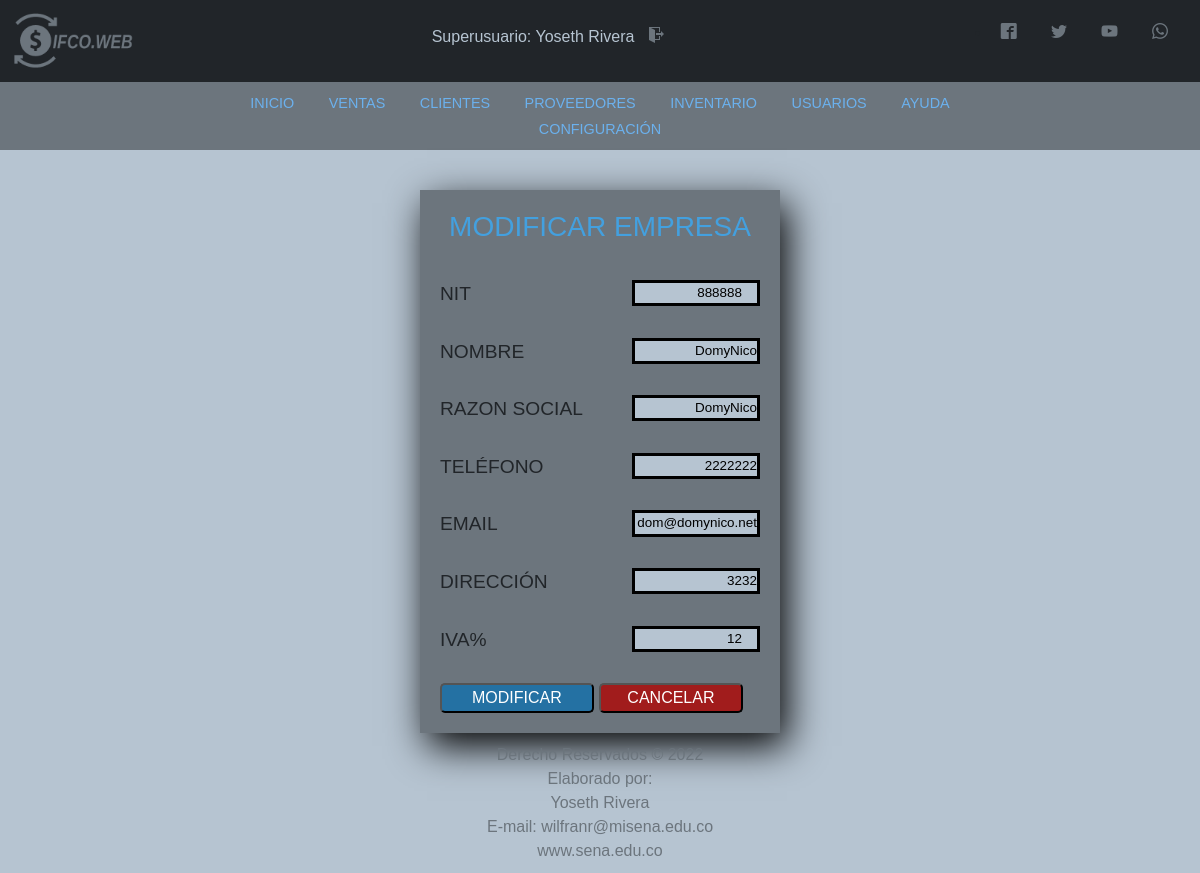
The page /Vista/html/modify_config.php?usr=2 (signed in) on the database its author committed.
### tables this page shows
CREATE TABLE `usuario` (
  `codUsuario` int(11) NOT NULL,
  `id` varchar(20) DEFAULT NULL,
  `tipoId` varchar(11) DEFAULT NULL,
  `nombre` varchar(50) DEFAULT NULL,
  `direccion` text NOT NULL,
  `telefono` varchar(20) NOT NULL,
  `correo` varchar(100) DEFAULT NULL,
  `usuario` varchar(15) DEFAULT NULL,
  `clave` varchar(100) DEFAULT NULL,
  `rol` varchar(20) DEFAULT NULL
);

CREATE TABLE `configuracion` (
  `id` int(3) NOT NULL,
  `nit` int(11) NOT NULL,
  `nombre` varchar(250) NOT NULL,
  `razon_social` varchar(250) NOT NULL,
  `telefono` varchar(50) NOT NULL,
  `email` varchar(50) NOT NULL,
  `direccion` varchar(250) NOT NULL,
  `iva` int(11) NOT NULL
);

### Vista/html/modify_config.php (the view, shortened to what this page needs)
<?php
    include '../../includes/header.php';
    include '../../includes/nav.php';
    include '../../includes/script.php';
    $consult = Consult_user($_GET['usr']);
    function Consult_user($id){
    include '../../includes/conexion.php';
    $sentence = "SELECT * FROM configuracion WHERE id = '".$id."'";
    $result = $conexion->query($sentence) or die ("Error al consultar: ".mysqli_error($conexion));
    $rows = $result->fetch_assoc();
    return[
        $rows['id'],
        $rows['nit'],
        $rows['nombre'],
        $rows['razon_social'],
        $rows['telefono'],
        $rows['email'],
        $rows['direccion'],
        $rows['iva'],
    ];
}
?>
<!DOCTYPE html>
<html lang="es">
<head>
    <link rel="stylesheet" href="../Vista/css/estilos.css">
    <link rel="stylesheet" href="../font.css">
</head>
<body>
    <div class="agregar-usuario" id="modificar-usuario">
        <form action="../../Controlador/edit_empresa.php" class="inventario" method="POST">
            <h3>MODIFICAR EMPRESA</h3><br>
            <label for="consulta-codigo">NIT</label>
            <input class="control-usuario" name="nit" value="<?php echo $consult[1]?>" type="number" required><br><br>
            <label for="consulta-codigo">NOMBRE</label>
            <input class="control-usuario" name="name" value="<?php echo $consult[2]?>" type="text" required ><br><br>
            <label for="consulta-codigo">RAZON SOCIAL</label>
            <input class="control-usuario" name="razon_social" value="<?php echo $consult[2]?>" type="text" required ><br><br>
            <label for="consulta-palabra">TELÉFONO</label>
            <input class="control-usuario" name="tel" value="<?php echo $consult[4]?>" type="text" ><br><br>
            <label for="consulta-palabra">EMAIL</label>
            <input class="control-usuario" name="email" value="<?php echo $consult[5]?>" type="email" ><br><br>
            <label for="consulta-palabra">DIRECCIÓN</label>
            <input class="control-usuario" name="dir" value="<?php echo $consult[6]?>" type="text" ><br><br>
            <label for="consulta-palabra">IVA%</label>
            <input class="control-usuario" name="iva" value="<?php echo $consult[7]?>" type="number" ><br><br>
            <input class="boton-consultar" type="submit" value="MODIFICAR">
            <a href="configuracion.php"><input class="boton-cancelar" type="button" value="CANCELAR"></a>
         </form>
    </div>
</body>
<?php include '../../includes/footer.php';?>
</html>

### includes/header.php (shortened to what this page needs)
<?php
include 'conexion.php';
$id = $_SESSION['id'];
$sentence = "SELECT nombre, rol, codUsuario FROM usuario WHERE id = '" . $id . "' ";
$result = $conexion->query($sentence);
$row = $result->fetch_assoc();
?>
<!DOCTYPE html>
<html lang="es">
<head>
    <link rel="stylesheet" href="../css/estilos.css">
    <link rel="stylesheet" href="../../font.css">
</head>
<body>
    <nav class="navbar navbar-dark bg-dark">
        <div class="container-fluid">
            <a class="navbar-brand" href="panel_principal.php"><img src="../img/LOGO_gris.png" alt="logo" width="130px"></a>
            <h4 id="user">
                <?php
                echo utf8_decode($row['rol']);
                echo ": ";
                echo utf8_decode($row['nombre']);
                ?>
                <a href="../../Controlador/exit.php" class="icon-salir icon-exit"></a>
            </h4>
            <div class="redes">
                <ul>
                    <li>
                        <a href="https://es-es.facebook.com/" class="icon icon-facebook2" target="blank"></a>
                        <a href="https://twitter.com/" class="icon icon-twitter" target="blank"></a>
                        <a href="https://www.youtube.com/" class="icon icon-youtube" target="blank"></a>
                        <a href="https://www.whatsapp.com" class="icon icon-whatsapp" target="blank"></a>
                    </li>
                </ul>
            </div>
        </div>
    </nav>
</body>
</html>

### Vista/css/estilos.css (style rules this page uses)
* { margin: 0; padding: 0; }
body { background-color: #b6c4d1 !important; font-family: Zona Pro, Sans-Serif; }
#user { color: #b6c4d1; font-size: medium; }
.icon { color: #6c757d; text-decoration: none; padding: 10px; margin-right: 10px; }
.icon-salir { color: #6c757d; text-decoration: none; padding: 10px; margin-right: 10px; }
.boton-cancelar { width: 45%; height: 30px; background-color: rgb(161, 28, 28); border-radius: 5px; color: white; font-size: 16px; cursor: pointer; }
.boton-consultar { width: 48%; height: 30px; background-color: #2471A3; border-radius: 5px; color: white; font: bold; font-size: 16px; cursor: pointer; }
.control-usuario { background: #b6c4d1; border: black solid 3px; font-size: 0.7em; text-align: right; width: 40%; color: black; float: right; }
.agregar-usuario { width: 30%; font-size: 1.2rem; margin-top: 40px; margin-left: 35%; padding: 20px; box-shadow: 7px 13px 37px #000; float: left; background: #6c757d; display: block; }
.inventario h3 { text-align: center; color: #43a0df; }

### rows shown on the page
usuario: rol "Superusuario", nombre "Yoseth Rivera"
configuracion: nit "888888", name "DomyNico", razon_social "DomyNico", tel "2222222", email "dom@domynico.net", dir "3232", iva "12"
